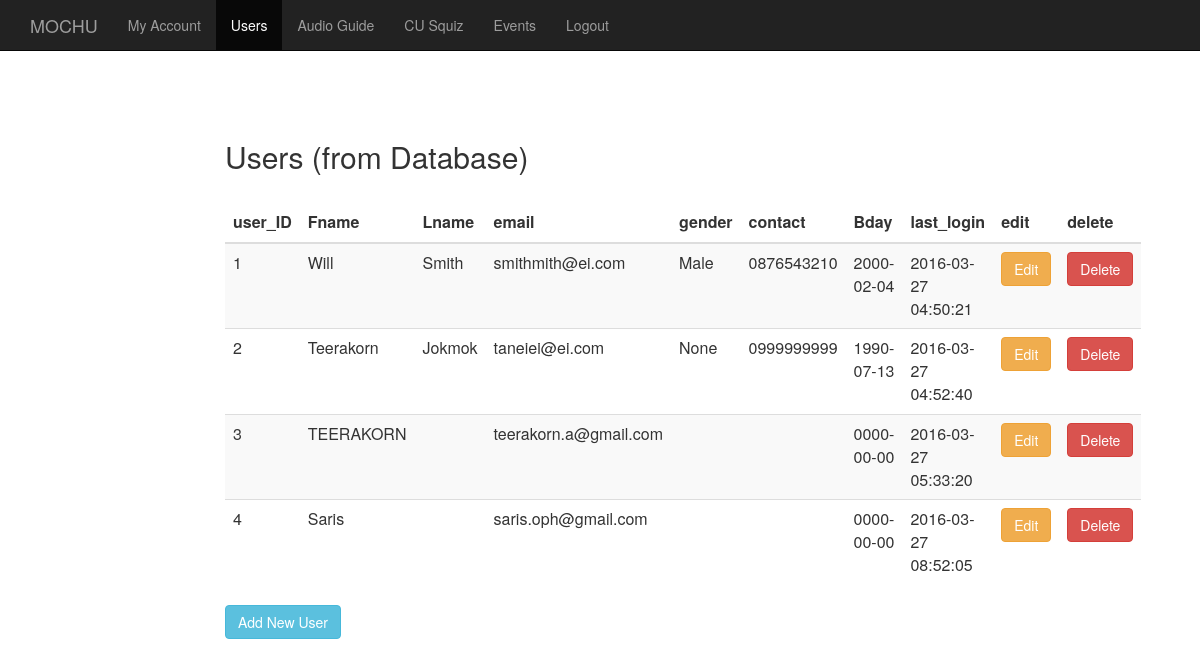
Page /admin/users.php on the earlier database version.
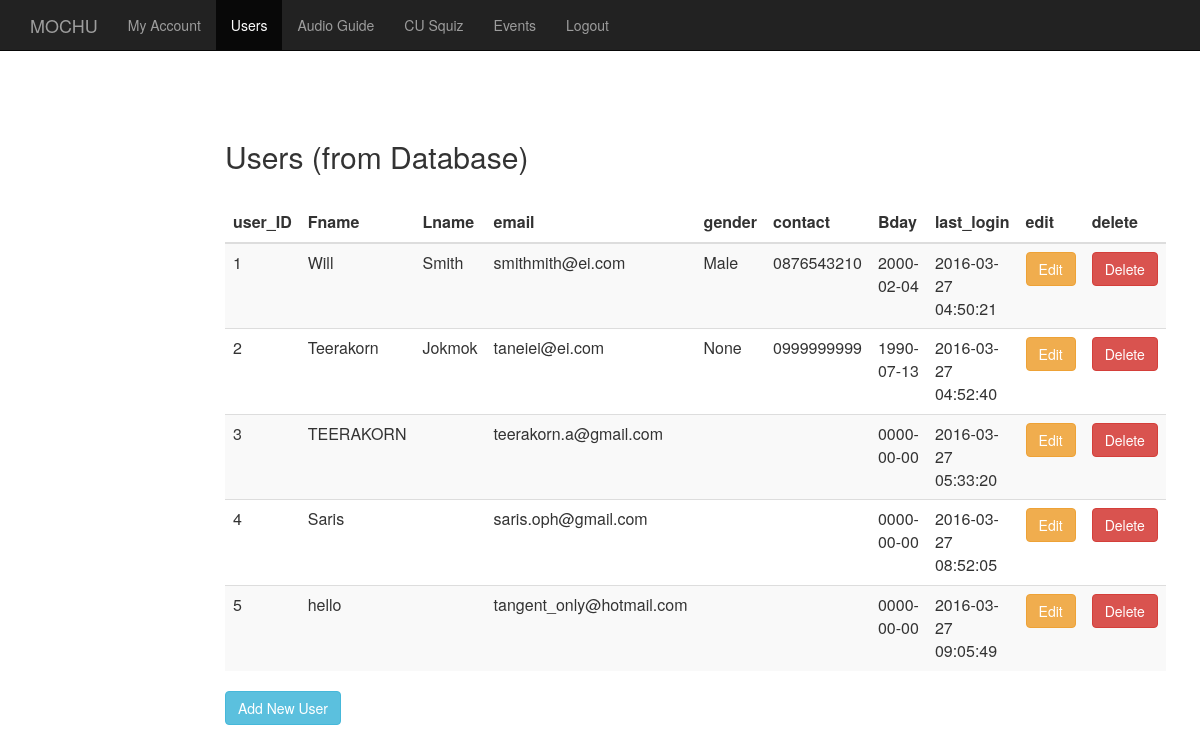
Same page on the later database version.
### tables this page shows
CREATE TABLE IF NOT EXISTS `Users` (
  `user_ID` int(11) NOT NULL AUTO_INCREMENT,
  `Fname` text,
  `email` varchar(50) DEFAULT NULL,
  `password` varchar(20) DEFAULT NULL,
  `Lname` text NOT NULL,
  `gender` varchar(10) NOT NULL,
  `contact` varchar(10) NOT NULL,
  `Bday` date NOT NULL,
  `last_login` timestamp NOT NULL DEFAULT CURRENT_TIMESTAMP ON UPDATE CURRENT_TIMESTAMP,
  `status` int(11) NOT NULL DEFAULT '1',
  `token` varchar(50) NOT NULL,
  PRIMARY KEY (`user_ID`),
  UNIQUE KEY `user_ID_4` (`user_ID`),
  KEY `user_ID` (`user_ID`),
  KEY `user_ID_2` (`user_ID`),
  KEY `user_ID_3` (`user_ID`),
  KEY `user_ID_5` (`user_ID`)
);

### admin/users.php (the view, shortened to what this page needs)
<?php include 'includes/db.php';
	if( (isset($_POST['edit_form']) )){
		$user_ID = strip_tags($_POST['user_ID']);
		$Fname = strip_tags($_POST['Fname']);
		$email = strip_tags($_POST['email']);
		$Lname = strip_tags($_POST['Lname']);
		$gender = strip_tags($_POST['gender']);
		$contact = strip_tags($_POST['contact']);
		$Bday = strip_tags($_POST['Bday']);
		$last_login = strip_tags($_POST['last_login']);
		$ins_sql = "UPDATE Users SET Fname='$Fname', email='$email', Lname='$Lname', gender='$gender', contact='$contact', Bday='$Bday',
					last_login='$last_login' WHERE user_ID = '$user_ID' " ;
		$run_sql = mysqli_query($conn, $ins_sql);
		header("Location:users.php");
	}else{
		echo "this doesn't work";
	}
?>
<html>
<head>
	<link rel="stylesheet" href="bootstrap/css/bootstrap.css">
</head>
<body>
	  <nav class="navbar navbar-inverse navbar-fixed-top">
    <div class="container">
      <div class="navbar-header">
        <a class="navbar-brand" href="#">MOCHU</a>
      </div>
      <div id="navbar" class="collapse navbar-collapse">
        <ul class="nav navbar-nav">
           <li><a href="myaccount.php">My Account</a></li>
           <li class="active"><a href="users.php">Users</a></li>
          <li><a href="audioGuide.php">Audio Guide</a></li>
          <li><a href="cuSquiz.php">CU Squiz</a></li>
          <li><a href="events.php">Events</a></li>
          <li><a href="logout.php">Logout</a></li>
        </ul>
      </div>
    </div>
  </nav>
	<div class="container-fluid" style="margin-top:100px">
		<div class="container-fluid">
			<div class="row">
				<div class="col-md-8 col-md-offset-2">
				<h2>Users (from Database)</h2><br>
				</div>
				<div class="col-md-8 col-md-offset-2">
					<table class="table table-striped">
						<thead>
							<th>user_ID</th>
							<th>Fname</th>
							<th>Lname</th>
							<th>email</th>
							<th>gender</th>
							<th>contact</th>
							<th>Bday</th>
							<th>last_login</th>
							<th>edit</th>
							<th>delete</th>
						</thead>
						<tbody>
							<?php
							$sql = "SELECT * FROM Users";
							$run_sql = mysqli_query($conn,$sql);
							while($rows = mysqli_fetch_assoc($run_sql)){
								echo '
								<tr>
									<td>'.$rows['user_ID'].'</td>
									<td>'.$rows['Fname'].'</td>
									<td>'.$rows['Lname'].'</td>
									<td>'.$rows['email'].'</td>
									<td>'.$rows['gender'].'</td>
									<td>'.$rows['contact'].'</td>
									<td>'.$rows['Bday'].'</td>
									<td>'.$rows['last_login'].'</td>
									<td><a class="btn btn-warning" href="users_edit.php?edit_id='.$rows['user_ID'].'">Edit</a></td>
									<td><a class="btn btn-danger" href="users.php?del_id='.$rows['user_ID'].'">Delete</a></td>
								</tr>
								';
							}
							?>
						</tbody>
					</table>
					<td><a class="btn btn-info" href="users_add.php">Add New User</a></td>
				</div>
			</div>
		</div>
	</body>
	</html>

Differences in the rows shown:
added users: user_ID "5", Fname "hello", email "tangent_only@hotmail.com", Bday "0000-00-00", last_login "2016-03-27 09:05:49"
